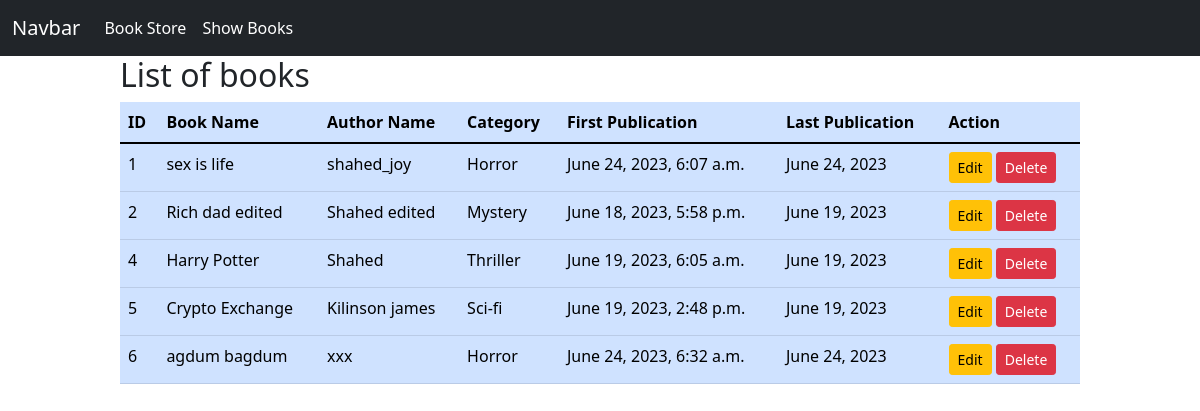
/show_books/, run on the app's committed database.
### book/models.py (models this page shows)
class BookstoreModel(models.Model):
    CATEGORY = (
            ('Mystery', 'Mystery'),
            ('Thriller', 'Thriller'),
            ('Sci-fi', 'Sci-fi'),
            ('Horror', 'Horor'),
    )
    ID = models.IntegerField(primary_key=True)
    book_name = models.CharField(max_length=30)
    author_name = models.CharField(max_length=30)
    category = models.CharField(max_length=30, choices=CATEGORY)
    first_pub = models.DateTimeField(auto_now_add=True)
    last_pub = models.DateField(auto_now=True)

### book/views.py (the view)
# urls.py: path('show_books/', views.BookListView.as_view(), name="show_books"),
class BookListView(ListView):
    model = BookstoreModel
    template_name= 'show_book.html'
    context_object_name = 'book_list'

### book/templates/show_book.html
{% extends "base.html" %}
{% block content %}
    <div style="width: 80%; margin:auto">
        <h2>List of books</h2>
        <table class="table table-primary">
          <thead>
            <tr>
              <th scope="col">ID</th>
              <th scope="col">Book Name</th>
              <th scope="col">Author Name</th>
              <th scope="col">Category</th>
              <th scope="col">First Publication</th>
              <th scope="col">Last Publication</th>
              <th scope="col">Action</th>
            </tr>
          </thead>
          <tbody>
              {% for item in book_list %}
              <tr>
                  <td>{{item.ID}}</td>
                  <td>{{item.book_name}}</td>
                  <td>{{item.author_name}}</td>
                  <td>{{item.category}}</td>
                  <td>{{item.first_pub}}</td>
                  <td>{{item.last_pub}}</td>
                  <td><a href="{% url 'edit_book' id=item.ID %}" class="btn btn-warning btn-sm">Edit</a> <a href="{% url 'delete_book' id=item.ID %}" class="btn btn-danger btn-sm">Delete</a> </td>
              </tr>
              {% endfor %}
          </tbody>
      </table>
    </div>
{% endblock %}

### book/templates/base.html (shortened to what this page needs)
<!DOCTYPE html>
<html lang="en">
<head>
    <link href="https://cdn.jsdelivr.net/npm/bootstrap@5.1.3/dist/css/bootstrap.min.css" rel="stylesheet">
</head>
<body>
  <nav class="navbar navbar-expand-lg navbar-light bg-dark">
    <div class="container-fluid">
      <a class="navbar-brand text-white" href="#">Navbar</a>
      <div class="collapse navbar-collapse" id="navbarNav">
        <ul class="navbar-nav">
          <li class="nav-item">
            <a class="nav-link text-white" href="{% url 'storeBook' %}">Book Store</a>
          </li>
          <li class="nav-item">
            <a class="nav-link text-white" href="{% url 'show_books' %}">Show Books</a>
          </li>
        </ul>
      </div>
    </div>
  </nav>
{% block content %} {% endblock %}
</body>
</html>

### data on the page
BookstoreModel: ID "1", book_name "sex is life", author_name "shahed_joy", category "Horror", first_pub "June 24, 2023, 6:07 a.m.", last_pub "June 24, 2023"
BookstoreModel: ID "2", book_name "Rich dad edited", author_name "Shahed edited", category "Mystery", first_pub "June 18, 2023, 5:58 p.m.", last_pub "June 19, 2023"
BookstoreModel: ID "4", book_name "Harry Potter", author_name "Shahed", category "Thriller", first_pub "June 19, 2023, 6:05 a.m.", last_pub "June 19, 2023"
BookstoreModel: ID "5", book_name "Crypto Exchange", author_name "Kilinson james", category "Sci-fi", first_pub "June 19, 2023, 2:48 p.m.", last_pub "June 19, 2023"
BookstoreModel: ID "6", book_name "agdum bagdum", author_name "xxx", category "Horror", first_pub "June 24, 2023, 6:32 a.m.", last_pub "June 24, 2023"
